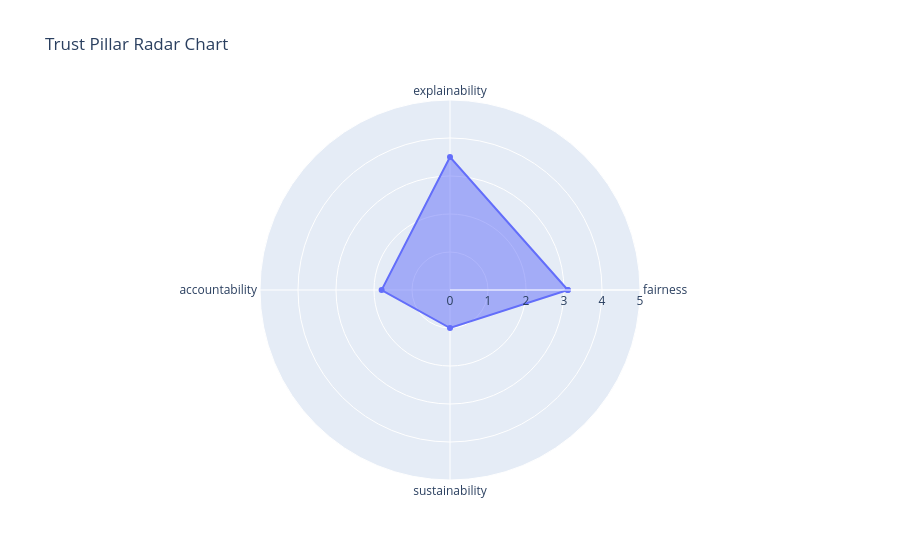

Write notebook code for a chart like this one.
### Code cell
evaluator.plot_radar()

### Figure 1 — Plotly figure (JSON) as saved in the notebook; plotly's stock layout.template omitted (floating-point values rounded to 4 significant figures)
{"data": [{"fill": "toself", "name": "Model Score", "r": [3.1, 3.5, 1.8, 1, 3.1], "theta": ["fairness", "explainability", "accountability", "sustainability", "fairness"], "type": "scatterpolar"}], "layout": {"polar": {"radialaxis": {"range": [0, 5], "visible": true}}, "showlegend": false, "title": {"text": "Trust Pillar Radar Chart"}}}
